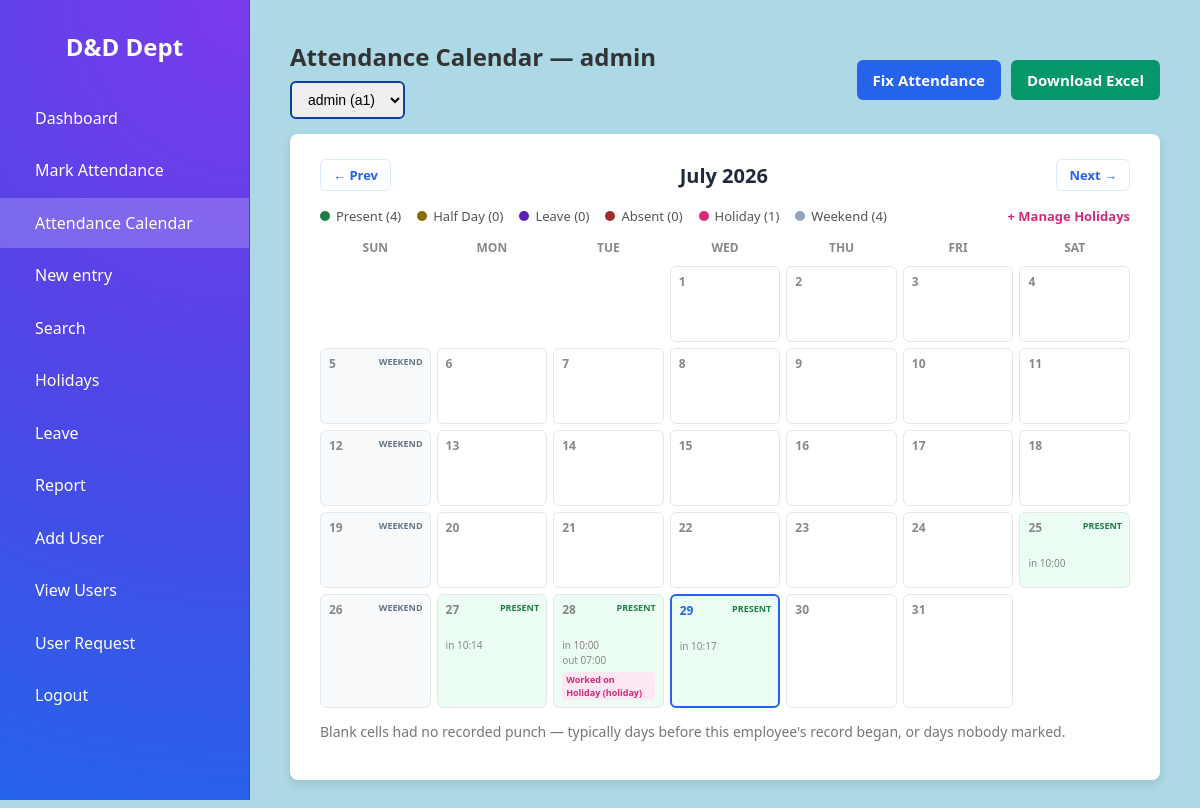
/attendance/calendar (signed in), run on the app's committed database.
### tables this page shows
CREATE TABLE employees (
            id INTEGER PRIMARY KEY AUTOINCREMENT,
            name TEXT NOT NULL,
            employee_id TEXT NOT NULL,
            designation TEXT,
            dob TEXT,
            date_of_joining TEXT,
            created_at TEXT DEFAULT CURRENT_TIMESTAMP
        );

CREATE TABLE attendance (
            id INTEGER PRIMARY KEY AUTOINCREMENT,
            employee_id INTEGER NOT NULL REFERENCES employees(id),
            work_date TEXT NOT NULL,
            check_in TEXT,
            check_out TEXT,
            status TEXT NOT NULL DEFAULT 'Present',
            created_at TEXT DEFAULT CURRENT_TIMESTAMP,
            UNIQUE(employee_id, work_date)
        );

### app.py (the view)
@app.route('/attendance/calendar')
@login_required
def attendance_calendar():
    conn = db.get_db()
    now = datetime.now()
    year = int(request.args.get('year', now.year))
    month = int(request.args.get('month', now.month))
    employees = []
    viewing_id = None
    viewing_name = None
    if session.get('role') in ('admin', 'editor'):
        employees = conn.execute('SELECT * FROM employees ORDER BY name ASC').fetchall()
        requested = request.args.get('employee_id')
        if requested:
            viewing_id = int(requested)
        elif employees:
            viewing_id = employees[0]['id']
    else:
        my_employee = get_current_employee()
        if my_employee:
            viewing_id = my_employee['id']
    day_status = {}
    if viewing_id:
        rows = conn.execute(
            "SELECT work_date, status, check_in, check_out FROM attendance "
            "WHERE employee_id = ? AND strftime('%Y', work_date) = ? AND strftime('%m', work_date) = ?",
            (viewing_id, str(year), f'{month:02d}')
        ).fetchall()
        day_status = {r['work_date']: dict(r) for r in rows}
        emp_row = conn.execute('SELECT name FROM employees WHERE id = ?', (viewing_id,)).fetchone()
        viewing_name = emp_row['name'] if emp_row else None
    elif session.get('role') not in ('admin', 'editor'):
        flash('Your account isn\'t linked to an employee record yet — ask an admin to link it from Add User / Edit User.', 'error')
    holiday_rows = conn.execute(
        "SELECT holiday_date, name FROM holidays "
        "WHERE strftime('%Y', holiday_date) = ? AND strftime('%m', holiday_date) = ?",
        (str(year), f'{month:02d}')
    ).fetchall()
    holiday_map = {r['holiday_date']: r['name'] for r in holiday_rows}
    cal.setfirstweekday(cal.SUNDAY)
    weeks = []
    weekend_count = 0
    for week in cal.monthcalendar(year, month):
        week_cells = []
        for day_num in week:
            if day_num == 0:
                week_cells.append(None)
                continue
            iso = f'{year:04d}-{month:02d}-{day_num:02d}'
            info = day_status.get(iso)
            holiday_name = holiday_map.get(iso)
            is_sunday = datetime(year, month, day_num).weekday() == 6  # Monday=0 ... Sunday=6
            if info:
                status_label = info['status']
                css = (info['status'] or '').lower().replace(' ', '')
                extra_tag = None
                if holiday_name:
                    extra_tag = f'Worked on Holiday ({holiday_name})'
                elif is_sunday:
                    extra_tag = 'Worked on Sunday'
            elif holiday_name:
                status_label = 'Holiday'
                css = 'holiday'
                extra_tag = None
            elif is_sunday:
                status_label = 'Weekend'
                css = 'weekend'
                extra_tag = None
                weekend_count += 1
            else:
                status_label = None
                css = ''
                extra_tag = None
            week_cells.append({
                'day': day_num,
                'iso': iso,
                'status': status_label,
                'css': css,
                'holiday_name': holiday_name,
                'extra_tag': extra_tag,
                'is_sunday': is_sunday,
                'check_in': info['check_in'] if info else None,
                'check_out': info['check_out'] if info else None,
                'is_today': iso == now.strftime('%Y-%m-%d'),
            })
        weeks.append(week_cells)
    prev_month = month - 1 or 12
    prev_year = year - 1 if month == 1 else year
    next_month = month % 12 + 1
    next_year = year + 1 if month == 12 else year
    counts = {'Present': 0, 'Half Day': 0, 'Leave': 0, 'Absent': 0}
    for info in day_status.values():
        if info['status'] in counts:
            counts[info['status']] += 1
    holiday_count = len(holiday_map)
    return render_template(
        'calendar.html',
        weeks=weeks,
        month_name=cal.month_name[month],
        year=year, month=month,
        prev_month=prev_month, prev_year=prev_year,
        next_month=next_month, next_year=next_year,
        employees=employees, viewing_id=viewing_id, viewing_name=viewing_name,
        counts=counts, holiday_count=holiday_count, weekend_count=weekend_count,
        weekday_labels=['Sun', 'Mon', 'Tue', 'Wed', 'Thu', 'Fri', 'Sat'],
    )

### app.py (called while the page is built)
def login_required(view):
    @wraps(view)
    def wrapped_view(*args, **kwargs):
        if not session.get('logged_in'):
            return redirect(url_for('login'))
        return view(*args, **kwargs)
    return wrapped_view

### db.py (called while the page is built)
def get_db():
    if 'db' not in g:
        g.db = sqlite3.connect(
            current_app.config['DATABASE'],
            detect_types=sqlite3.PARSE_DECLTYPES
        )
        g.db.row_factory = sqlite3.Row
    return g.db

### templates/calendar.html (shortened to what this page needs)
{% extends 'base.html' %}
{% set active_page = 'attendance_calendar' %}
{% block content %}
<div class="panel-header" style="margin-bottom:15px; display: flex; justify-content: space-between; align-items: center;">
    <div>
        <h2>Attendance Calendar{% if viewing_name %} — {{ viewing_name }}{% endif %}</h2>
        {% if employees %}
        <form method="GET" style="display:flex; align-items:center; gap:8px; margin-top:8px;">
            <select name="employee_id" onchange="this.form.submit()" style="padding:8px 12px; border-radius:6px; border:2px solid #0e409c; font-size:14px;">
                {% for e in employees %}
                    <option value="{{ e['id'] }}" {{ 'selected' if e['id'] == viewing_id }}>{{ e['name'] }} ({{ e['employee_id'] }})</option>
                {% endfor %}
            </select>
        </form>
        {% endif %}
    </div>
    <div style="display:flex; gap:10px;">
        {% if session.get('role') in ('admin', 'editor') %}
        <a href="{{ url_for('report_attendance', employee_id=viewing_id) }}" class="btn" style="background: #2563eb; color: white; padding: 10px 16px; border-radius: 6px; text-decoration: none; font-weight: 600; display: inline-block;">Fix Attendance</a>
        {% endif %}
        <a href="{{ url_for('download_attendance_xlsx', employee_id=viewing_id) if session.get('role') in ('admin','editor') else url_for('download_attendance_xlsx') }}" class="btn" style="background: #059669; color: white; padding: 10px 16px; border-radius: 6px; text-decoration: none; font-weight: 600; display: inline-block;">Download Excel</a>
    </div>
</div>
<div class="panel">
    <div class="cal-header">
        <div class="cal-nav">
            <a href="{{ url_for('attendance_calendar', year=prev_year, month=prev_month, employee_id=viewing_id) }}">&larr; Prev</a>
        </div>
        <div class="cal-month-label">{{ month_name }} {{ year }}</div>
        <div class="cal-nav">
            <a href="{{ url_for('attendance_calendar', year=next_year, month=next_month, employee_id=viewing_id) }}">Next &rarr;</a>
        </div>
    </div>
    <div class="cal-legend">
        <span><span class="dot dot-present"></span> Present ({{ counts['Present'] }})</span>
        <span><span class="dot dot-halfday"></span> Half Day ({{ counts['Half Day'] }})</span>
        <span><span class="dot dot-leave"></span> Leave ({{ counts['Leave'] }})</span>
        <span><span class="dot dot-absent"></span> Absent ({{ counts['Absent'] }})</span>
        <span><span class="dot dot-holiday"></span> Holiday ({{ holiday_count }})</span>
        <span><span class="dot dot-weekend"></span> Weekend ({{ weekend_count }})</span>
        {% if session.get('role') == 'admin' %}
        <a href="{{ url_for('holidays') }}" style="margin-left:auto; font-size:13px; color:#db2777; font-weight:700; text-decoration:none;">+ Manage Holidays</a>
        {% endif %}
    </div>
    {% if viewing_id %}
    <div class="cal-grid">
        {% for label in weekday_labels %}
            <div class="cal-weekday">{{ label }}</div>
        {% endfor %}
        {% for week in weeks %}
            {% for cell in week %}
                {% if cell is none %}
                    <div class="cal-cell empty"></div>
                {% else %}
                    <div class="cal-cell {{ cell.css }} {{ 'is-today' if cell.is_today }}">
                        <div class="cal-day-num">{{ cell.day }}</div>
                        {% if cell.status == 'Holiday' %}
                            <div class="cal-status-tag">Holiday</div>
                            <div class="cal-times">{{ cell.holiday_name }}</div>
                        {% elif cell.status == 'Weekend' %}
                            <div class="cal-status-tag">Weekend</div>
                        {% elif cell.status %}
                            <div class="cal-status-tag">{{ cell.status }}</div>
                            <div class="cal-times">
                                {% if cell.check_in %}in {{ cell.check_in[:5] }}{% endif %}
                                {% if cell.check_out %}<br>out {{ cell.check_out[:5] }}{% endif %}
                            </div>
                            {% if cell.extra_tag %}
                            <div class="cal-extra-tag">{{ cell.extra_tag }}</div>
                            {% endif %}
                        {% endif %}
                    </div>
                {% endif %}
            {% endfor %}
        {% endfor %}
    </div>
    <p class="empty-note" style="margin-top:14px;">Blank cells had no recorded punch — typically days before this employee's record began, or days nobody marked.</p>
    {% else %}
    <p class="empty-note">Your account isn't linked to an employee record yet — ask an admin to link it from Add  / Edit User.</p>
    {% endif %}
</div>
{% endblock %}

### data on the page
employees: name "admin"
attendance: day "25", status "PRESENT", check_in "10:00"
attendance: day "27", status "PRESENT", check_in "10:14"
attendance: status "PRESENT", check_in "10:00", check_out "07:00"
attendance: day "29", status "PRESENT", check_in "10:17"

### other printed values
{{ month_name }} "July"
{{ year }} "2026"
{{ counts['Present'] }} "4"
{{ counts['Half Day'] }} "0"
{{ counts['Leave'] }} "0"
{{ counts['Absent'] }} "0"
{{ holiday_count }} "1"
{{ weekend_count }} "4"
{{ label }} "SUN" "MON" "TUE" "WED" "THU" "FRI" "SAT"
{{ cell.day }} "1" "2" "3" "4" "5" "6" "7" "8" "9" "10" "11" "12" "13" "14" "15" "16" "17" "18" "19" "20" "21" "22" "23" "24" "26" "28" "30" "31"
{{ cell.extra_tag }} "Worked on Holiday (holiday)"
form field employee_id "admin (a1)"
